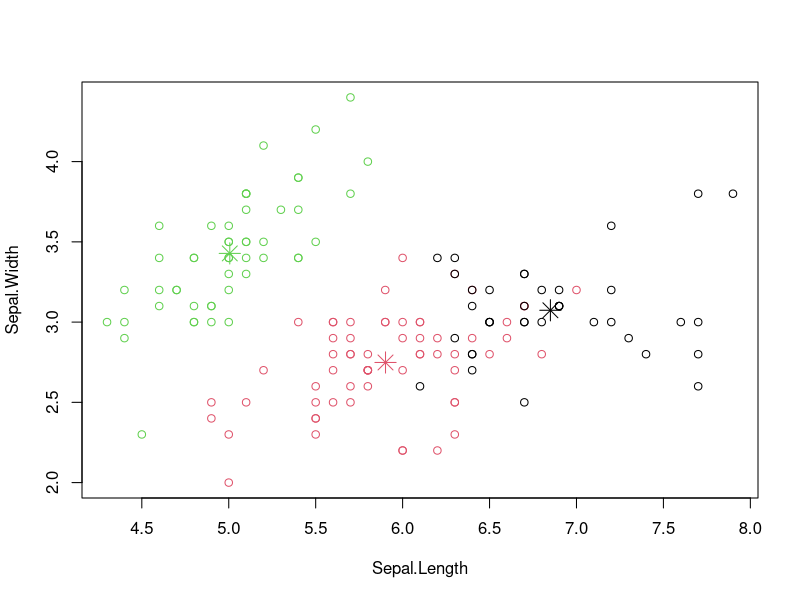

Reproduce this figure in R.
attributes(iris)

iris2=iris

iris2$Species=NULL

(kmeans.result=kmeans(iris2,3))

table(iris$Species, kmeans.result$cluster)

plot(iris2[c("Sepal.Length","Sepal.Width")],col=kmeans.result$cluster)

points(kmeans.result$centers[,c("Sepal.Length","Sepal.Width")],col=1:3,pch=8,cex=2)
